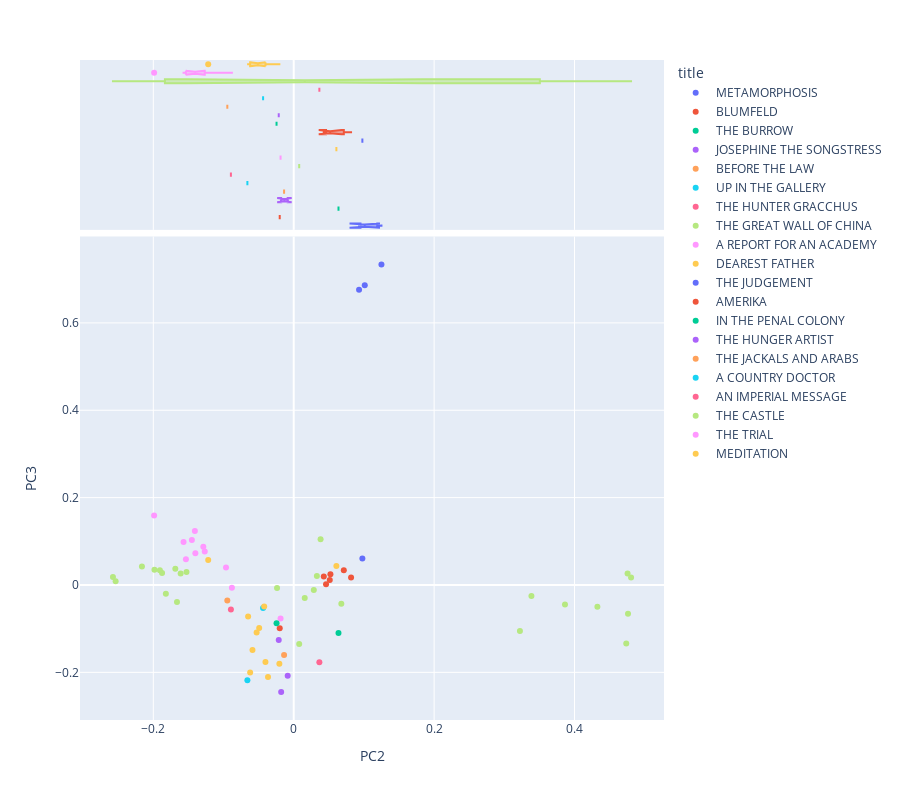

Notebook source saved alongside this figure:
### Code cell
vis_pcs(DCM, 2, 3, label='title', hover_name= 'title')

### Figure 1 — Plotly figure (JSON) as saved in the notebook; plotly's stock layout.template omitted (floating-point values rounded to 4 significant figures)
{"data": [{"hovertemplate": "<b>%{hovertext}</b><br><br>title=METAMORPHOSIS<br>PC2=%{x}<br>PC3=%{y}<extra></extra>", "hovertext": ["METAMORPHOSIS", "METAMORPHOSIS", "METAMORPHOSIS"], "legendgroup": "METAMORPHOSIS", "marker": {"color": "#636efa", "symbol": "circle"}, "mode": "markers", "name": "METAMORPHOSIS", "orientation": "v", "showlegend": true, "type": "scatter", "x": [0.09309, 0.125, 0.1012], "xaxis": "x", "y": [0.676, 0.7339, 0.6859], "yaxis": "y"}, {"alignmentgroup": "True", "hovertemplate": "<b>%{hovertext}</b><br><br>title=METAMORPHOSIS<br>PC2=%{x}<extra></extra>", "hovertext": ["METAMORPHOSIS", "METAMORPHOSIS", "METAMORPHOSIS"], "legendgroup": "METAMORPHOSIS", "marker": {"color": "#636efa", "symbol": "circle"}, "name": "METAMORPHOSIS", "notched": true, "offsetgroup": "METAMORPHOSIS", "showlegend": false, "type": "box", "x": [0.09309, 0.125, 0.1012], "xaxis": "x2", "yaxis": "y2"}, {"hovertemplate": "<b>%{hovertext}</b><br><br>title=BLUMFELD<br>PC2=%{x}<br>PC3=%{y}<extra></extra>", "hovertext": ["BLUMFELD"], "legendgroup": "BLUMFELD", "marker": {"color": "#EF553B", "symbol": "circle"}, "mode": "markers", "name": "BLUMFELD", "orientation": "v", "showlegend": true, "type": "scatter", "x": [-0.01994], "xaxis": "x", "y": [-0.09885], "yaxis": "y"}, {"alignmentgroup": "True", "hovertemplate": "<b>%{hovertext}</b><br><br>title=BLUMFELD<br>PC2=%{x}<extra></extra>", "hovertext": ["BLUMFELD"], "legendgroup": "BLUMFELD", "marker": {"color": "#EF553B", "symbol": "circle"}, "name": "BLUMFELD", "notched": true, "offsetgroup": "BLUMFELD", "showlegend": false, "type": "box", "x": [-0.01994], "xaxis": "x2", "yaxis": "y2"}, {"hovertemplate": "<b>%{hovertext}</b><br><br>title=THE BURROW<br>PC2=%{x}<br>PC3=%{y}<extra></extra>", "hovertext": ["THE BURROW"], "legendgroup": "THE BURROW", "marker": {"color": "#00cc96", "symbol": "circle"}, "mode": "markers", "name": "THE BURROW", "orientation": "v", "showlegend": true, "type": "scatter", "x": [0.06378], "xaxis": "x", "y": [-0.1096], "yaxis": "y"}, {"alignmentgroup": "True", "hovertemplate": "<b>%{hovertext}</b><br><br>title=THE BURROW<br>PC2=%{x}<extra></extra>", "hovertext": ["THE BURROW"], "legendgroup": "THE BURROW", "marker": {"color": "#00cc96", "symbol": "circle"}, "name": "THE BURROW", "notched": true, "offsetgroup": "THE BURROW", "showlegend": false, "type": "box", "x": [0.06378], "xaxis": "x2", "yaxis": "y2"}, {"hovertemplate": "<b>%{hovertext}</b><br><br>title=JOSEPHINE THE SONGSTRESS<br>PC2=%{x}<br>PC3=%{y}<extra></extra>", "hovertext": ["JOSEPHINE THE SONGSTRESS", "JOSEPHINE THE SONGSTRESS"], "legendgroup": "JOSEPHINE THE SONGSTRESS", "marker": {"color": "#ab63fa", "symbol": "circle"}, "mode": "markers", "name": "JOSEPHINE THE SONGSTRESS", "orientation": "v", "showlegend": true, "type": "scatter", "x": [-0.008582, -0.01788], "xaxis": "x", "y": [-0.2079, -0.2451], "yaxis": "y"}, {"alignmentgroup": "True", "hovertemplate": "<b>%{hovertext}</b><br><br>title=JOSEPHINE THE SONGSTRESS<br>PC2=%{x}<extra></extra>", "hovertext": ["JOSEPHINE THE SONGSTRESS", "JOSEPHINE THE SONGSTRESS"], "legendgroup": "JOSEPHINE THE SONGSTRESS", "marker": {"color": "#ab63fa", "symbol": "circle"}, "name": "JOSEPHINE THE SONGSTRESS", "notched": true, "offsetgroup": "JOSEPHINE THE SONGSTRESS", "showlegend": false, "type": "box", "x": [-0.008582, -0.01788], "xaxis": "x2", "yaxis": "y2"}, {"hovertemplate": "<b>%{hovertext}</b><br><br>title=BEFORE THE LAW<br>PC2=%{x}<br>PC3=%{y}<extra></extra>", "hovertext": ["BEFORE THE LAW"], "legendgroup": "BEFORE THE LAW", "marker": {"color": "#FFA15A", "symbol": "circle"}, "mode": "markers", "name": "BEFORE THE LAW", "orientation": "v", "showlegend": true, "type": "scatter", "x": [-0.01372], "xaxis": "x", "y": [-0.1601], "yaxis": "y"}, {"alignmentgroup": "True", "hovertemplate": "<b>%{hovertext}</b><br><br>title=BEFORE THE LAW<br>PC2=%{x}<extra></extra>", "hovertext": ["BEFORE THE LAW"], "legendgroup": "BEFORE THE LAW", "marker": {"color": "#FFA15A", "symbol": "circle"}, "name": "BEFORE THE LAW", "notched": true, "offsetgroup": "BEFORE THE LAW", "showlegend": false, "type": "box", "x": [-0.01372], "xaxis": "x2", "yaxis": "y2"}, {"hovertemplate": "<b>%{hovertext}</b><br><br>title=UP IN THE GALLERY<br>PC2=%{x}<br>PC3=%{y}<extra></extra>", "hovertext": ["UP IN THE GALLERY"], "legendgroup": "UP IN THE GALLERY", "marker": {"color": "#19d3f3", "symbol": "circle"}, "mode": "markers", "name": "UP IN THE GALLERY", "orientation": "v", "showlegend": true, "type": "scatter", "x": [-0.06599], "xaxis": "x", "y": [-0.2179], "yaxis": "y"}, {"alignmentgroup": "True", "hovertemplate": "<b>%{hovertext}</b><br><br>title=UP IN THE GALLERY<br>PC2=%{x}<extra></extra>", "hovertext": ["UP IN THE GALLERY"], "legendgroup": "UP IN THE GALLERY", "marker": {"color": "#19d3f3", "symbol": "circle"}, "name": "UP IN THE GALLERY", "notched": true, "offsetgroup": "UP IN THE GALLERY", "showlegend": false, "type": "box", "x": [-0.06599], "xaxis": "x2", "yaxis": "y2"}, {"hovertemplate": "<b>%{hovertext}</b><br><br>title=THE HUNTER GRACCHUS<br>PC2=%{x}<br>PC3=%{y}<extra></extra>", "hovertext": ["THE HUNTER GRACCHUS"], "legendgroup": "THE HUNTER GRACCHUS", "marker": {"color": "#FF6692", "symbol": "circle"}, "mode": "markers", "name": "THE HUNTER GRACCHUS", "orientation": "v", "showlegend": true, "type": "scatter", "x": [-0.08946], "xaxis": "x", "y": [-0.05597], "yaxis": "y"}, {"alignmentgroup": "True", "hovertemplate": "<b>%{hovertext}</b><br><br>title=THE HUNTER GRACCHUS<br>PC2=%{x}<extra></extra>", "hovertext": ["THE HUNTER GRACCHUS"], "legendgroup": "THE HUNTER GRACCHUS", "marker": {"color": "#FF6692", "symbol": "circle"}, "name": "THE HUNTER GRACCHUS", "notched": true, "offsetgroup": "THE HUNTER GRACCHUS", "showlegend": false, "type": "box", "x": [-0.08946], "xaxis": "x2", "yaxis": "y2"}, {"hovertemplate": "<b>%{hovertext}</b><br><br>title=THE GREAT WALL OF CHINA<br>PC2=%{x}<br>PC3=%{y}<extra></extra>", "hovertext": ["THE GREAT WALL OF CHINA"], "legendgroup": "THE GREAT WALL OF CHINA", "marker": {"color": "#B6E880", "symbol": "circle"}, "mode": "markers", "name": "THE GREAT WALL OF CHINA", "orientation": "v", "showlegend": true, "type": "scatter", "x": [0.007815], "xaxis": "x", "y": [-0.135], "yaxis": "y"}, {"alignmentgroup": "True", "hovertemplate": "<b>%{hovertext}</b><br><br>title=THE GREAT WALL OF CHINA<br>PC2=%{x}<extra></extra>", "hovertext": ["THE GREAT WALL OF CHINA"], "legendgroup": "THE GREAT WALL OF CHINA", "marker": {"color": "#B6E880", "symbol": "circle"}, "name": "THE GREAT WALL OF CHINA", "notched": true, "offsetgroup": "THE GREAT WALL OF CHINA", "showlegend": false, "type": "box", "x": [0.007815], "xaxis": "x2", "yaxis": "y2"}, {"hovertemplate": "<b>%{hovertext}</b><br><br>title=A REPORT FOR AN ACADEMY<br>PC2=%{x}<br>PC3=%{y}<extra></extra>", "hovertext": ["A REPORT FOR AN ACADEMY"], "legendgroup": "A REPORT FOR AN ACADEMY", "marker": {"color": "#FF97FF", "symbol": "circle"}, "mode": "markers", "name": "A REPORT FOR AN ACADEMY", "orientation": "v", "showlegend": true, "type": "scatter", "x": [-0.01874], "xaxis": "x", "y": [-0.07691], "yaxis": "y"}, {"alignmentgroup": "True", "hovertemplate": "<b>%{hovertext}</b><br><br>title=A REPORT FOR AN ACADEMY<br>PC2=%{x}<extra></extra>", "hovertext": ["A REPORT FOR AN ACADEMY"], "legendgroup": "A REPORT FOR AN ACADEMY", "marker": {"color": "#FF97FF", "symbol": "circle"}, "name": "A REPORT FOR AN ACADEMY", "notched": true, "offsetgroup": "A REPORT FOR AN ACADEMY", "showlegend": false, "type": "box", "x": [-0.01874], "xaxis": "x2", "yaxis": "y2"}, {"hovertemplate": "<b>%{hovertext}</b><br><br>title=DEAREST FATHER<br>PC2=%{x}<br>PC3=%{y}<extra></extra>", "hovertext": ["DEAREST FATHER"], "legendgroup": "DEAREST FATHER", "marker": {"color": "#FECB52", "symbol": "circle"}, "mode": "markers", "name": "DEAREST FATHER", "orientation": "v", "showlegend": true, "type": "scatter", "x": [0.06078], "xaxis": "x", "y": [0.04347], "yaxis": "y"}, {"alignmentgroup": "True", "hovertemplate": "<b>%{hovertext}</b><br><br>title=DEAREST FATHER<br>PC2=%{x}<extra></extra>", "hovertext": ["DEAREST FATHER"], "legendgroup": "DEAREST FATHER", "marker": {"color": "#FECB52", "symbol": "circle"}, "name": "DEAREST FATHER", "notched": true, "offsetgroup": "DEAREST FATHER", "showlegend": false, "type": "box", "x": [0.06078], "xaxis": "x2", "yaxis": "y2"}, {"hovertemplate": "<b>%{hovertext}</b><br><br>title=THE JUDGEMENT<br>PC2=%{x}<br>PC3=%{y}<extra></extra>", "hovertext": ["THE JUDGEMENT"], "legendgroup": "THE JUDGEMENT", "marker": {"color": "#636efa", "symbol": "circle"}, "mode": "markers", "name": "THE JUDGEMENT", "orientation": "v", "showlegend": true, "type": "scatter", "x": [0.0978], "xaxis": "x", "y": [0.0606], "yaxis": "y"}, {"alignmentgroup": "True", "hovertemplate": "<b>%{hovertext}</b><br><br>title=THE JUDGEMENT<br>PC2=%{x}<extra></extra>", "hovertext": ["THE JUDGEMENT"], "legendgroup": "THE JUDGEMENT", "marker": {"color": "#636efa", "symbol": "circle"}, "name": "THE JUDGEMENT", "notched": true, "offsetgroup": "THE JUDGEMENT", "showlegend": false, "type": "box", "x": [0.0978], "xaxis": "x2", "yaxis": "y2"}, {"hovertemplate": "<b>%{hovertext}</b><br><br>title=AMERIKA<br>PC2=%{x}<br>PC3=%{y}<extra></extra>", "hovertext": ["AMERIKA", "AMERIKA", "AMERIKA", "AMERIKA", "AMERIKA", "AMERIKA"], "legendgroup": "AMERIKA", "marker": {"color": "#EF553B", "symbol": "circle"}, "mode": "markers", "name": "AMERIKA", "orientation": "v", "showlegend": true, "type": "scatter", "x": [0.05136, 0.04606, 0.04285, 0.08167, 0.07136, 0.05228], "xaxis": "x", "y": [0.01168, 0.001744, 0.01969, 0.01689, 0.03373, 0.02453], "yaxis": "y"}, {"alignmentgroup": "True", "hovertemplate": "<b>%{hovertext}</b><br><br>title=AMERIKA<br>PC2=%{x}<extra></extra>", "hovertext": ["AMERIKA", "AMERIKA", "AMERIKA", "AMERIKA", "AMERIKA", "AMERIKA"], "legendgroup": "AMERIKA", "marker": {"color": "#EF553B", "symbol": "circle"}, "name": "AMERIKA", "notched": true, "offsetgroup": "AMERIKA", "showlegend": false, "type": "box", "x": [0.05136, 0.04606, 0.04285, 0.08167, 0.07136, 0.05228], "xaxis": "x2", "yaxis": "y2"}, {"hovertemplate": "<b>%{hovertext}</b><br><br>title=IN THE PENAL COLONY<br>PC2=%{x}<br>PC3=%{y}<extra></extra>", "hovertext": ["IN THE PENAL COLONY"], "legendgroup": "IN THE PENAL COLONY", "marker": {"color": "#00cc96", "symbol": "circle"}, "mode": "markers", "name": "IN THE PENAL COLONY", "orientation": "v", "showlegend": true, "type": "scatter", "x": [-0.02447], "xaxis": "x", "y": [-0.08738], "yaxis": "y"}, {"alignmentgroup": "True", "hovertemplate": "<b>%{hovertext}</b><br><br>title=IN THE PENAL COLONY<br>PC2=%{x}<extra></extra>", "hovertext": ["IN THE PENAL COLONY"], "legendgroup": "IN THE PENAL COLONY", "marker": {"color": "#00cc96", "symbol": "circle"}, "name": "IN THE PENAL COLONY", "notched": true, "offsetgroup": "IN THE PENAL COLONY", "showlegend": false, "type": "box", "x": [-0.02447], "xaxis": "x2", "yaxis": "y2"}, {"hovertemplate": "<b>%{hovertext}</b><br><br>title=THE HUNGER ARTIST<br>PC2=%{x}<br>PC3=%{y}<extra></extra>", "hovertext": ["THE HUNGER ARTIST"], "legendgroup": "THE HUNGER ARTIST", "marker": {"color": "#ab63fa", "symbol": "circle"}, "mode": "markers", "name": "THE HUNGER ARTIST", "orientation": "v", "showlegend": true, "type": "scatter", "x": [-0.02133], "xaxis": "x", "y": [-0.1257], "yaxis": "y"}, {"alignmentgroup": "True", "hovertemplate": "<b>%{hovertext}</b><br><br>title=THE HUNGER ARTIST<br>PC2=%{x}<extra></extra>", "hovertext": ["THE HUNGER ARTIST"], "legendgroup": "THE HUNGER ARTIST", "marker": {"color": "#ab63fa", "symbol": "circle"}, "name": "THE HUNGER ARTIST", "notched": true, "offsetgroup": "THE HUNGER ARTIST", "showlegend": false, "type": "box", "x": [-0.02133], "xaxis": "x2", "yaxis": "y2"}, {"hovertemplate": "<b>%{hovertext}</b><br><br>title=THE JACKALS AND ARABS<br>PC2=%{x}<br>PC3=%{y}<extra></extra>", "hovertext": ["THE JACKALS AND ARABS"], "legendgroup": "THE JACKALS AND ARABS", "marker": {"color": "#FFA15A", "symbol": "circle"}, "mode": "markers", "name": "THE JACKALS AND ARABS", "orientation": "v", "showlegend": true, "type": "scatter", "x": [-0.09458], "xaxis": "x", "y": [-0.03538], "yaxis": "y"}, {"alignmentgroup": "True", "hovertemplate": "<b>%{hovertext}</b><br><br>title=THE JACKALS AND ARABS<br>PC2=%{x}<extra></extra>", "hovertext": ["THE JACKALS AND ARABS"], "legendgroup": "THE JACKALS AND ARABS", "marker": {"color": "#FFA15A", "symbol": "circle"}, "name": "THE JACKALS AND ARABS", "notched": true, "offsetgroup": "THE JACKALS AND ARABS", "showlegend": false, "type": "box", "x": [-0.09458], "xaxis": "x2", "yaxis": "y2"}, {"hovertemplate": "<b>%{hovertext}</b><br><br>title=A COUNTRY DOCTOR<br>PC2=%{x}<br>PC3=%{y}<extra></extra>", "hovertext": ["A COUNTRY DOCTOR"], "legendgroup": "A COUNTRY DOCTOR", "marker": {"color": "#19d3f3", "symbol": "circle"}, "mode": "markers", "name": "A COUNTRY DOCTOR", "orientation": "v", "showlegend": true, "type": "scatter", "x": [-0.04362], "xaxis": "x", "y": [-0.05248], "yaxis": "y"}, {"alignmentgroup": "True", "hovertemplate": "<b>%{hovertext}</b><br><br>title=A COUNTRY DOCTOR<br>PC2=%{x}<extra></extra>", "hovertext": ["A COUNTRY DOCTOR"], "legendgroup": "A COUNTRY DOCTOR", "marker": {"color": "#19d3f3", "symbol": "circle"}, "name": "A COUNTRY DOCTOR", "notched": true, "offsetgroup": "A COUNTRY DOCTOR", "showlegend": false, "type": "box", "x": [-0.04362], "xaxis": "x2", "yaxis": "y2"}, {"hovertemplate": "<b>%{hovertext}</b><br><br>title=AN IMPERIAL MESSAGE<br>PC2=%{x}<br>PC3=%{y}<extra></extra>", "hovertext": ["AN IMPERIAL MESSAGE"], "legendgroup": "AN IMPERIAL MESSAGE", "marker": {"color": "#FF6692", "symbol": "circle"}, "mode": "markers", "name": "AN IMPERIAL MESSAGE", "orientation": "v", "showlegend": true, "type": "scatter", "x": [0.03654], "xaxis": "x", "y": [-0.1768], "yaxis": "y"}, {"alignmentgroup": "True", "hovertemplate": "<b>%{hovertext}</b><br><br>title=AN IMPERIAL MESSAGE<br>PC2=%{x}<extra></extra>", "hovertext": ["AN IMPERIAL MESSAGE"], "legendgroup": "AN IMPERIAL MESSAGE", "marker": {"color": "#FF6692", "symbol": "circle"}, "name": "AN IMPERIAL MESSAGE", "notched": true, "offsetgroup": "AN IMPERIAL MESSAGE", "showlegend": false, "type": "box", "x": [0.03654], "xaxis": "x2", "yaxis": "y2"}, {"hovertemplate": "<b>%{hovertext}</b><br><br>title=THE CASTLE<br>PC2=%{x}<br>PC3=%{y}<extra></extra>", "hovertext": ["THE CASTLE", "THE CASTLE", "THE CASTLE", "THE CASTLE", "THE CASTLE", "THE CASTLE", "THE CASTLE", "THE CASTLE", "THE CASTLE", "THE CASTLE", "THE CASTLE", "THE CASTLE", "THE CASTLE", "THE CASTLE", "THE CASTLE", "THE CASTLE", "THE CASTLE", "THE CASTLE", "THE CASTLE", "THE CASTLE", "THE CASTLE", "THE CASTLE", "THE CASTLE", "THE CASTLE", "THE CASTLE"], "legendgroup": "THE CASTLE", "marker": {"color": "#B6E880", "symbol": "circle"}, "mode": "markers", "name": "THE CASTLE", "orientation": "v", "showlegend": true, "type": "scatter", "x": [0.033, 0.3386, -0.2162, -0.2537, 0.06783, -0.1906, -0.1984, -0.1611, -0.1663, 0.3222, -0.1527, -0.2575, 0.03827, -0.1875, 0.3864, 0.4737, 0.4326, 0.4805, 0.4756, 0.4762, 0.02864, -0.1686, 0.0157, -0.02375, -0.1821], "xaxis": "x", "y": [0.02039, -0.02509, 0.04231, 0.008421, -0.04274, 0.03372, 0.03498, 0.02641, -0.03893, -0.1051, 0.02959, 0.01823, 0.1046, 0.02738, -0.04456, -0.1339, -0.0499, 0.01718, 0.02612, -0.06577, -0.01154, 0.03708, -0.02987, -0.006876, -0.02007], "yaxis": "y"}, {"alignmentgroup": "True", "hovertemplate": "<b>%{hovertext}</b><br><br>title=THE CASTLE<br>PC2=%{x}<extra></extra>", "hovertext": ["THE CASTLE", "THE CASTLE", "THE CASTLE", "THE CASTLE", "THE CASTLE", "THE CASTLE", "THE CASTLE", "THE CASTLE", "THE CASTLE", "THE CASTLE", "THE CASTLE", "THE CASTLE", "THE CASTLE", "THE CASTLE", "THE CASTLE", "THE CASTLE", "THE CASTLE", "THE CASTLE", "THE CASTLE", "THE CASTLE", "THE CASTLE", "THE CASTLE", "THE CASTLE", "THE CASTLE", "THE CASTLE"], "legendgroup": "THE CASTLE", "marker": {"color": "#B6E880", "symbol": "circle"}, "name": "THE CASTLE", "notched": true, "offsetgroup": "THE CASTLE", "showlegend": false, "type": "box", "x": [0.033, 0.3386, -0.2162, -0.2537, 0.06783, -0.1906, -0.1984, -0.1611, -0.1663, 0.3222, -0.1527, -0.2575, 0.03827, -0.1875, 0.3864, 0.4737, 0.4326, 0.4805, 0.4756, 0.4762, 0.02864, -0.1686, 0.0157, -0.02375, -0.1821], "xaxis": "x2", "yaxis": "y2"}, {"hovertemplate": "<b>%{hovertext}</b><br><br>title=THE TRIAL<br>PC2=%{x}<br>PC3=%{y}<extra></extra>", "hovertext": ["THE TRIAL", "THE TRIAL", "THE TRIAL", "THE TRIAL", "THE TRIAL", "THE TRIAL", "THE TRIAL", "THE TRIAL", "THE TRIAL", "THE TRIAL"], "legendgroup": "THE TRIAL", "marker": {"color": "#FF97FF", "symbol": "circle"}, "mode": "markers", "name": "THE TRIAL", "orientation": "v", "showlegend": true, "type": "scatter", "x": [-0.1988, -0.1408, -0.1569, -0.1536, -0.09641, -0.145, -0.1288, -0.1401, -0.08804, -0.1267], "xaxis": "x", "y": [0.1593, 0.1235, 0.09827, 0.05888, 0.04018, 0.1032, 0.08732, 0.07251, -0.006564, 0.07667], "yaxis": "y"}, {"alignmentgroup": "True", "hovertemplate": "<b>%{hovertext}</b><br><br>title=THE TRIAL<br>PC2=%{x}<extra></extra>", "hovertext": ["THE TRIAL", "THE TRIAL", "THE TRIAL", "THE TRIAL", "THE TRIAL", "THE TRIAL", "THE TRIAL", "THE TRIAL", "THE TRIAL", "THE TRIAL"], "legendgroup": "THE TRIAL", "marker": {"color": "#FF97FF", "symbol": "circle"}, "name": "THE TRIAL", "notched": true, "offsetgroup": "THE TRIAL", "showlegend": false, "type": "box", "x": [-0.1988, -0.1408, -0.1569, -0.1536, -0.09641, -0.145, -0.1288, -0.1401, -0.08804, -0.1267], "xaxis": "x2", "yaxis": "y2"}, {"hovertemplate": "<b>%{hovertext}</b><br><br>title=MEDITATION<br>PC2=%{x}<br>PC3=%{y}<extra></extra>", "hovertext": ["MEDITATION", "MEDITATION", "MEDITATION", "MEDITATION", "MEDITATION", "MEDITATION", "MEDITATION", "MEDITATION", "MEDITATION", "MEDITATION"], "legendgroup": "MEDITATION", "marker": {"color": "#FECB52", "symbol": "circle"}, "mode": "markers", "name": "MEDITATION", "orientation": "v", "showlegend": true, "type": "scatter", "x": [-0.06495, -0.04203, -0.05875, -0.04919, -0.05285, -0.02044, -0.04025, -0.0366, -0.06205, -0.1218], "xaxis": "x", "y": [-0.07213, -0.0494, -0.1491, -0.09848, -0.1089, -0.1805, -0.1765, -0.2104, -0.2003, 0.05719], "yaxis": "y"}, {"alignmentgroup": "True", "hovertemplate": "<b>%{hovertext}</b><br><br>title=MEDITATION<br>PC2=%{x}<extra></extra>", "hovertext": ["MEDITATION", "MEDITATION", "MEDITATION", "MEDITATION", "MEDITATION", "MEDITATION", "MEDITATION", "MEDITATION", "MEDITATION", "MEDITATION"], "legendgroup": "MEDITATION", "marker": {"color": "#FECB52", "symbol": "circle"}, "name": "MEDITATION", "notched": true, "offsetgroup": "MEDITATION", "showlegend": false, "type": "box", "x": [-0.06495, -0.04203, -0.05875, -0.04919, -0.05285, -0.02044, -0.04025, -0.0366, -0.06205, -0.1218], "xaxis": "x2", "yaxis": "y2"}], "layout": {"height": 800, "legend": {"title": {"text": "title"}, "tracegroupgap": 0}, "margin": {"t": 60}, "xaxis": {"anchor": "y", "domain": [0, 1], "title": {"text": "PC2"}}, "xaxis2": {"anchor": "y2", "domain": [0, 1], "matches": "x", "showgrid": true, "showticklabels": false}, "yaxis": {"anchor": "x", "domain": [0, 0.7326], "title": {"text": "PC3"}}, "yaxis2": {"anchor": "x2", "domain": [0.7426, 1], "matches": "y2", "showgrid": false, "showline": false, "showticklabels": false, "ticks": ""}}}
